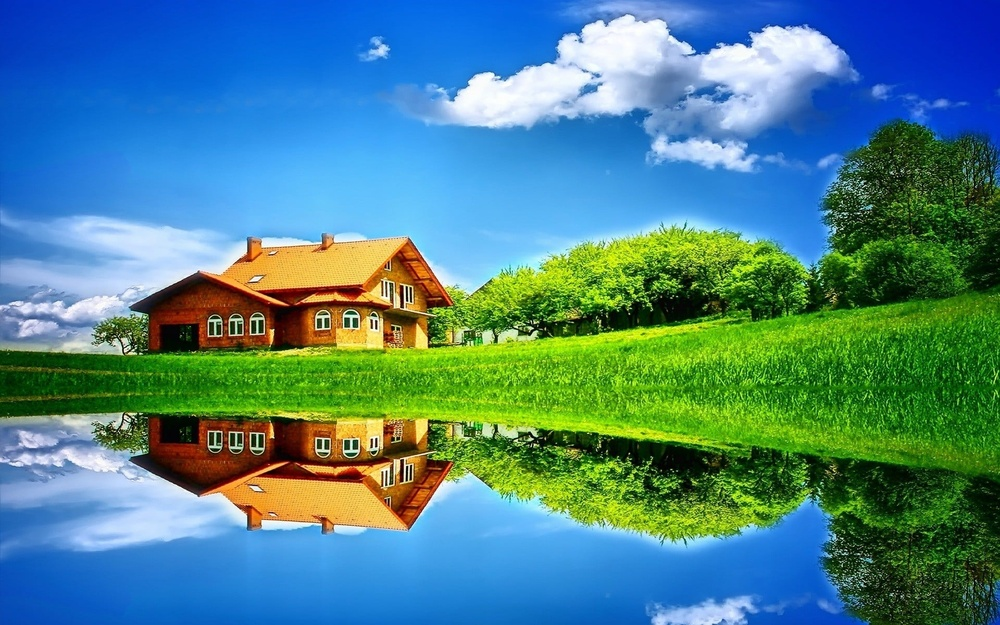
#> input picture view.jpg, 1000 x 625 px, shrunk from 1920 x 1200 before the run, found by its file name
$ python main.py
#> lines starting #> are read from the running program, lines starting #| are printed output that depends on the picture
import cv2

img = cv2.imread('C:\\Users\\MONSTER\\Desktop\\view.jpg')
#> img is the input picture: shape (625, 1000, 3); mean B, G, R 137.4, 131.5, 75.9
cv2.imshow('Original_Image', img)

b,g,r = cv2.split(img)
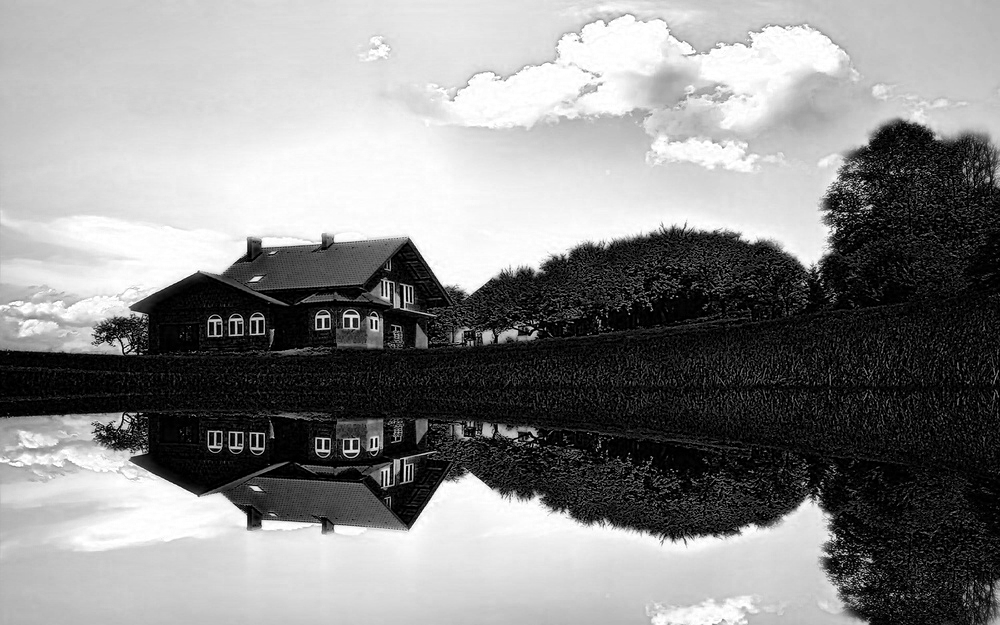
#> b: shape (625, 1000); min 0, max 255, mean 137.4
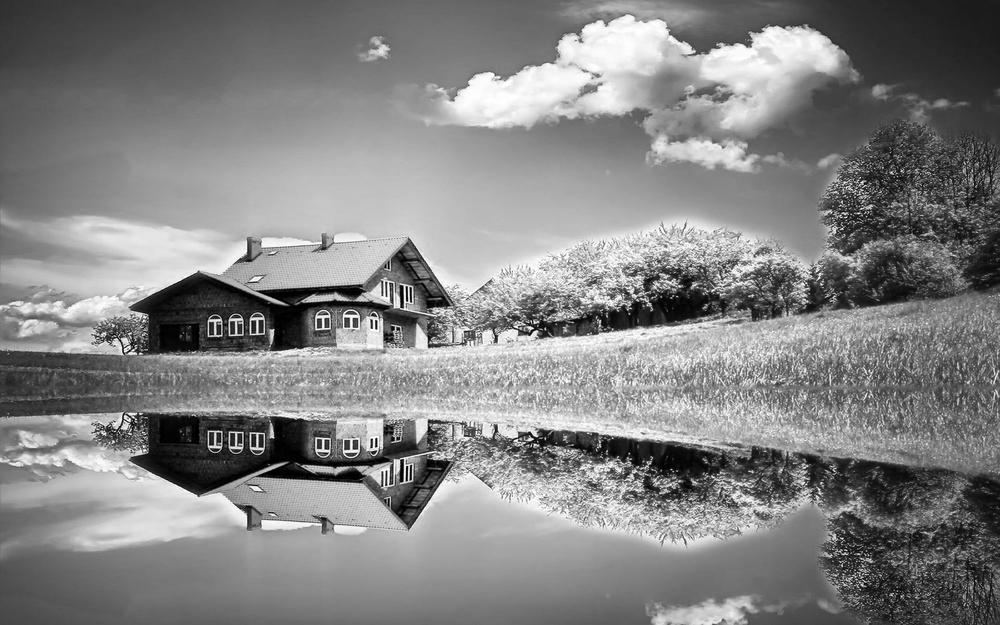
#> g: shape (625, 1000); min 0, max 255, mean 131.5
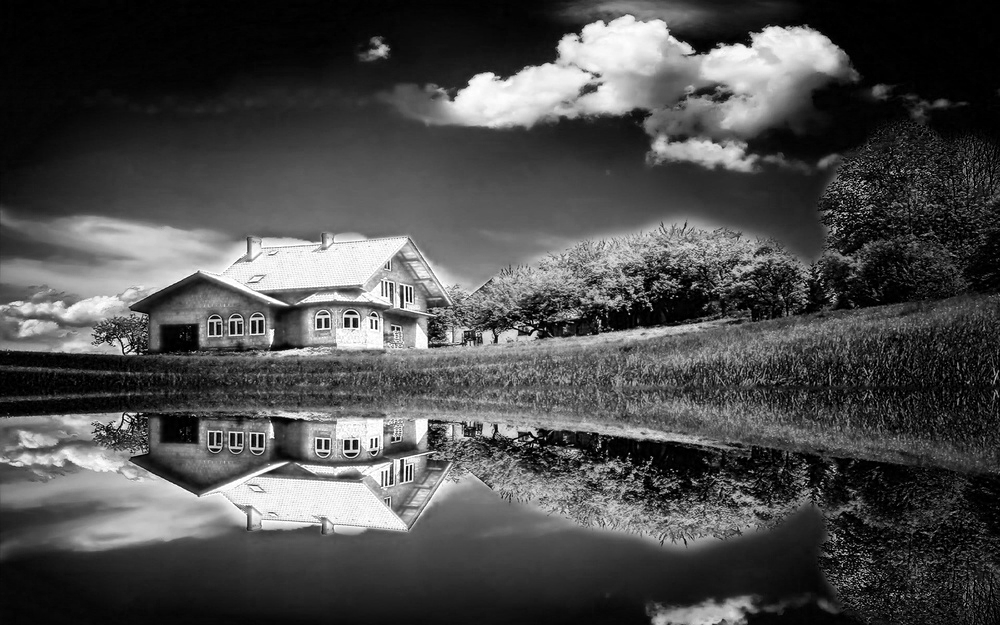
#> r: shape (625, 1000); min 0, max 255, mean 75.9

cv2.imshow("Model Blue Image", b)
cv2.imshow("Model Green Image", g)
cv2.imshow("Model Red Image", r)

cv2.imshow("New Model Blue Image", b)
cv2.waitKey(0)

cv2.destroyAllWindows()

cv2.imshow("New Blue",b)
cv2.waitKey(0)
cv2.destroyAllWindows()

cv2.imshow("Model Blue Image",b)
merge = cv2.merge([b,g,r])
cv2.imshow("Merge",merge)
cv2.waitKey(0)
cv2.destroyAllWindows()
b=img[: :25]
cv2.imshow("",b)
